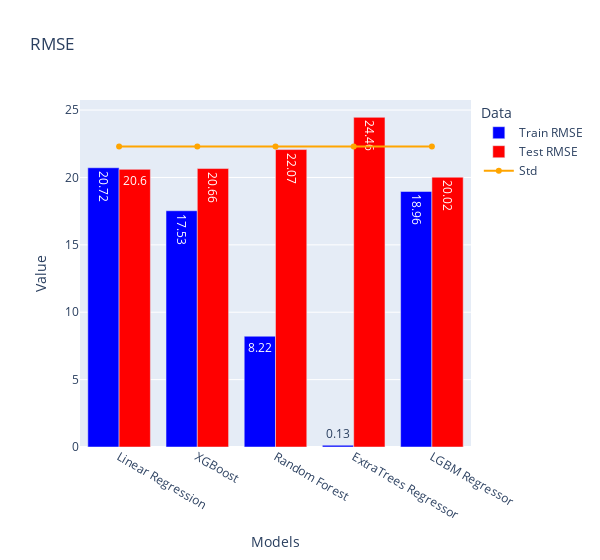

Write notebook code for a chart like this one.
### Code cell
fig = go.Figure()

# Bar chart for RMSE
fig.add_trace(go.Bar(
    x=models,
    y=train_rmse,
    name='Train RMSE',
    marker_color='blue',
    text=train_rmse,  # Add this line to specify the text for each bar
    # 'auto' places the text inside the bars; you can also use 'outside' or 'inside'
    textposition='auto'
))

fig.add_trace(go.Bar(
    x=models,
    y=test_rmse,
    name='Test RMSE',
    marker_color='red',
    text=test_rmse,  # Add this line to specify the text for each bar
    # 'auto' places the text inside the bars; you can also use 'outside' or 'inside'
    textposition='auto'
))
# Update the layout
fig.update_layout(
    barmode='group',
    title='RMSE',
    xaxis_title='Models',
    yaxis_title='Value',
    legend_title='Data',
    width=600,
    # plot_bgcolor='rgba(0,0,0,0)',  # Set plot background color to transparent
    # paper_bgcolor='rgba(0,0,0,0)'
)

# # Line chart for std
# fig.add_trace(go.Scatter(
#     x=models,
#     y=[stdev for model in models],
#     mode='lines+markers',
#     name='Std',
#     line=dict(color='green', width=2)
# ))

# Line chart for std
fig.add_trace(go.Scatter(
    x=models,
    y=[standard_deviation for i in range(len(models))],
    mode='lines+markers',
    name='Std',
    line=dict(color='orange', width=2)
))
fig.show()

### Figure 1 — Plotly figure (JSON) as saved in the notebook; plotly's stock layout.template omitted (floating-point values rounded to 4 significant figures)
{"data": [{"marker": {"color": "blue"}, "name": "Train RMSE", "text": ["20.72", "17.53", "8.22", "0.13", "18.96"], "textposition": "auto", "type": "bar", "x": ["Linear Regression", "XGBoost", "Random Forest", "ExtraTrees Regressor", "LGBM Regressor"], "y": [20.72, 17.53, 8.22, 0.13, 18.96]}, {"marker": {"color": "red"}, "name": "Test RMSE", "text": ["20.6", "20.66", "22.07", "24.46", "20.02"], "textposition": "auto", "type": "bar", "x": ["Linear Regression", "XGBoost", "Random Forest", "ExtraTrees Regressor", "LGBM Regressor"], "y": [20.6, 20.66, 22.07, 24.46, 20.02]}, {"line": {"color": "orange", "width": 2}, "mode": "lines+markers", "name": "Std", "type": "scatter", "x": ["Linear Regression", "XGBoost", "Random Forest", "ExtraTrees Regressor", "LGBM Regressor"], "y": [22.29, 22.29, 22.29, 22.29, 22.29]}], "layout": {"barmode": "group", "legend": {"title": {"text": "Data"}}, "title": {"text": "RMSE"}, "width": 600, "xaxis": {"title": {"text": "Models"}}, "yaxis": {"title": {"text": "Value"}}}}
